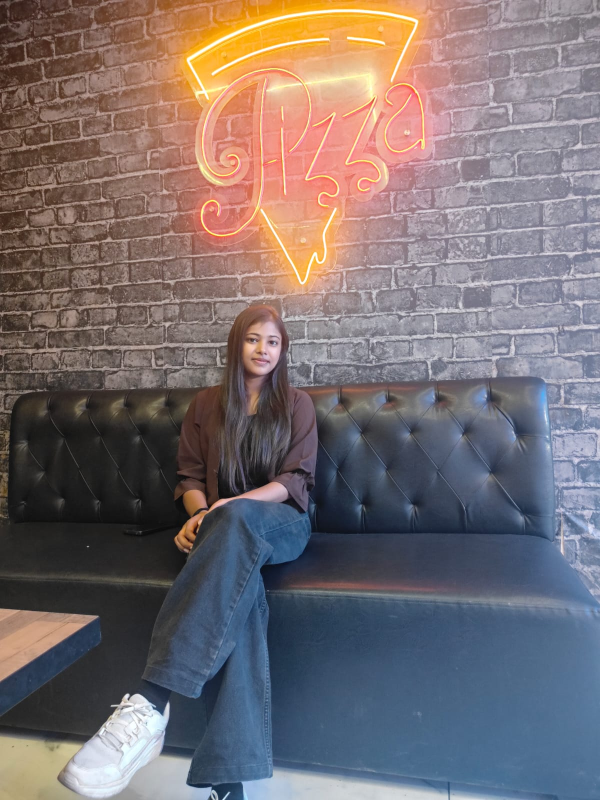
#> input picture input_images/sample.jpg, 1200 x 1600 px, found by its file name (shown at 1/2 size)
$ python resize_image.py
#> lines starting #> are read from the running program, lines starting #| are printed output that depends on the picture
import cv2

# Read the image
image = cv2.imread("input_images/sample.jpg")
#> image is the input picture: shape (1600, 1200, 3); mean B, G, R 112, 110.4, 121.2

# Resize the image
resized = cv2.resize(image, (600, 800))
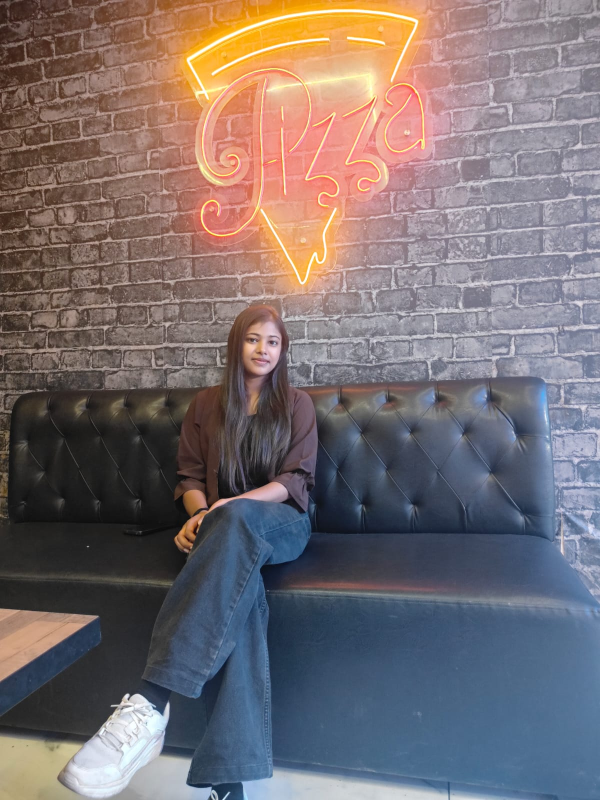
#> resized: shape (800, 600, 3); mean B, G, R 112.1, 110.6, 121.3

# Save the resized image
cv2.imwrite("output_images/resized_sample.jpg", resized)

print("Original Size :", image.shape)
#| Original Size : (1600, 1200, 3)
print("Resized Size  :", resized.shape)
#| Resized Size  : (800, 600, 3)
print("Image saved successfully!")
